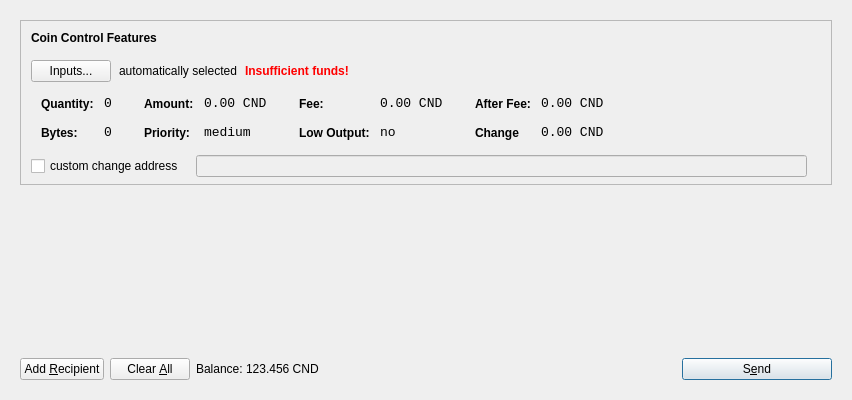
<?xml version="1.0" encoding="UTF-8"?>
<ui version="4.0">
 <class>SendCoinsDialog</class>
 <widget class="QDialog" name="SendCoinsDialog">
  <property name="geometry">
   <rect>
    <x>0</x>
    <y>0</y>
    <width>850</width>
    <height>400</height>
   </rect>
  </property>
  <property name="windowTitle">
   <string>Send Coins</string>
  </property>
  <layout class="QVBoxLayout" name="verticalLayout">
   <item>
    <widget class="QFrame" name="frameMain">
     <layout class="QVBoxLayout" name="verticalLayout_3">
      <item>
       <widget class="QFrame" name="frameCoinControl">
        <property name="sizePolicy">
         <sizepolicy hsizetype="Expanding" vsizetype="Expanding">
          <horstretch>0</horstretch>
          <verstretch>0</verstretch>
         </sizepolicy>
        </property>
        <property name="maximumSize">
         <size>
          <width>16777215</width>
          <height>16777215</height>
         </size>
        </property>
        <property name="frameShape">
         <enum>QFrame::StyledPanel</enum>
        </property>
        <property name="frameShadow">
         <enum>QFrame::Sunken</enum>
        </property>
        <layout class="QVBoxLayout" name="verticalLayoutCoinControl2">
         <property name="spacing">
          <number>6</number>
         </property>
         <property name="leftMargin">
          <number>0</number>
         </property>
         <property name="topMargin">
          <number>0</number>
         </property>
         <property name="rightMargin">
          <number>0</number>
         </property>
         <property name="bottomMargin">
          <number>6</number>
         </property>
         <item>
          <layout class="QVBoxLayout" name="verticalLayoutCoinControl" stretch="0,0,0,0,1">
           <property name="spacing">
            <number>0</number>
           </property>
           <property name="leftMargin">
            <number>10</number>
           </property>
           <property name="topMargin">
            <number>10</number>
           </property>
           <item>
            <layout class="QHBoxLayout" name="horizontalLayoutCoinControl1">
             <property name="bottomMargin">
              <number>15</number>
             </property>
             <item>
              <widget class="QLabel" name="labelCoinControlFeatures">
               <property name="sizePolicy">
                <sizepolicy hsizetype="Preferred" vsizetype="Maximum">
                 <horstretch>0</horstretch>
                 <verstretch>0</verstretch>
                </sizepolicy>
               </property>
               <property name="font">
                <font>
                 <weight>75</weight>
                 <bold>true</bold>
                </font>
               </property>
               <property name="styleSheet">
                <string notr="true">font-weight:bold;</string>
               </property>
               <property name="text">
                <string>Coin Control Features</string>
               </property>
              </widget>
             </item>
            </layout>
           </item>
           <item>
            <layout class="QHBoxLayout" name="horizontalLayoutCoinControl2" stretch="0,0,0,0">
             <property name="spacing">
              <number>8</number>
             </property>
             <property name="bottomMargin">
              <number>10</number>
             </property>
             <item>
              <widget class="QPushButton" name="pushButtonCoinControl">
               <property name="styleSheet">
                <string notr="true"/>
               </property>
               <property name="text">
                <string>Inputs...</string>
               </property>
              </widget>
             </item>
             <item>
              <widget class="QLabel" name="labelCoinControlAutomaticallySelected">
               <property name="text">
                <string>automatically selected</string>
               </property>
               <property name="margin">
                <number>5</number>
               </property>
              </widget>
             </item>
             <item>
              <widget class="QLabel" name="labelCoinControlInsuffFunds">
               <property name="font">
                <font>
                 <weight>75</weight>
                 <bold>true</bold>
                </font>
               </property>
               <property name="styleSheet">
                <string notr="true">color:red;font-weight:bold;</string>
               </property>
               <property name="text">
                <string>Insufficient funds!</string>
               </property>
               <property name="margin">
                <number>5</number>
               </property>
              </widget>
             </item>
             <item>
              <spacer name="horizontalSpacerCoinControl">
               <property name="orientation">
                <enum>Qt::Horizontal</enum>
               </property>
               <property name="sizeHint" stdset="0">
                <size>
                 <width>40</width>
                 <height>1</height>
                </size>
               </property>
              </spacer>
             </item>
            </layout>
           </item>
           <item>
            <widget class="QWidget" name="widgetCoinControl" native="true">
             <property name="sizePolicy">
              <sizepolicy hsizetype="Preferred" vsizetype="Preferred">
               <horstretch>0</horstretch>
               <verstretch>0</verstretch>
              </sizepolicy>
             </property>
             <property name="minimumSize">
              <size>
               <width>0</width>
               <height>0</height>
              </size>
             </property>
             <property name="styleSheet">
              <string notr="true"/>
             </property>
             <layout class="QHBoxLayout" name="horizontalLayoutCoinControl5">
              <property name="leftMargin">
               <number>0</number>
              </property>
              <property name="topMargin">
               <number>0</number>
              </property>
              <property name="rightMargin">
               <number>0</number>
              </property>
              <property name="bottomMargin">
               <number>0</number>
              </property>
              <item>
               <layout class="QHBoxLayout" name="horizontalLayoutCoinControl3" stretch="0,0,0,1">
                <property name="spacing">
                 <number>20</number>
                </property>
                <property name="topMargin">
                 <number>0</number>
                </property>
                <property name="bottomMargin">
                 <number>10</number>
                </property>
                <item>
                 <layout class="QFormLayout" name="formLayoutCoinControl1">
                  <property name="horizontalSpacing">
                   <number>10</number>
                  </property>
                  <property name="verticalSpacing">
                   <number>14</number>
                  </property>
                  <property name="leftMargin">
                   <number>10</number>
                  </property>
                  <property name="topMargin">
                   <number>4</number>
                  </property>
                  <property name="rightMargin">
                   <number>6</number>
                  </property>
                  <item row="0" column="0">
                   <widget class="QLabel" name="labelCoinControlQuantityText">
                    <property name="styleSheet">
                     <string notr="true">font-weight:bold;</string>
                    </property>
                    <property name="text">
                     <string>Quantity:</string>
                    </property>
                    <property name="margin">
                     <number>0</number>
                    </property>
                   </widget>
                  </item>
                  <item row="0" column="1">
                   <widget class="QLabel" name="labelCoinControlQuantity">
                    <property name="font">
                     <font>
                      <family>Monospace</family>
                      <pointsize>10</pointsize>
                     </font>
                    </property>
                    <property name="cursor">
                     <cursorShape>IBeamCursor</cursorShape>
                    </property>
                    <property name="contextMenuPolicy">
                     <enum>Qt::ActionsContextMenu</enum>
                    </property>
                    <property name="text">
                     <string>0</string>
                    </property>
                    <property name="margin">
                     <number>0</number>
                    </property>
                    <property name="textInteractionFlags">
                     <set>Qt::LinksAccessibleByMouse|Qt::TextSelectableByKeyboard|Qt::TextSelectableByMouse</set>
                    </property>
                   </widget>
                  </item>
                  <item row="1" column="0">
                   <widget class="QLabel" name="labelCoinControlBytesText">
                    <property name="styleSheet">
                     <string notr="true">font-weight:bold;</string>
                    </property>
                    <property name="text">
                     <string>Bytes:</string>
                    </property>
                   </widget>
                  </item>
                  <item row="1" column="1">
                   <widget class="QLabel" name="labelCoinControlBytes">
                    <property name="font">
                     <font>
                      <family>Monospace</family>
                      <pointsize>10</pointsize>
                     </font>
                    </property>
                    <property name="cursor">
                     <cursorShape>IBeamCursor</cursorShape>
                    </property>
                    <property name="contextMenuPolicy">
                     <enum>Qt::ActionsContextMenu</enum>
                    </property>
                    <property name="text">
                     <string>0</string>
                    </property>
                    <property name="textInteractionFlags">
                     <set>Qt::LinksAccessibleByMouse|Qt::TextSelectableByKeyboard|Qt::TextSelectableByMouse</set>
                    </property>
                   </widget>
                  </item>
                 </layout>
                </item>
                <item>
                 <layout class="QFormLayout" name="formLayoutCoinControl2">
                  <property name="horizontalSpacing">
                   <number>10</number>
                  </property>
                  <property name="verticalSpacing">
                   <number>14</number>
                  </property>
                  <property name="leftMargin">
                   <number>6</number>
                  </property>
                  <property name="topMargin">
                   <number>4</number>
                  </property>
                  <property name="rightMargin">
                   <number>6</number>
                  </property>
                  <item row="0" column="0">
                   <widget class="QLabel" name="labelCoinControlAmountText">
                    <property name="styleSheet">
                     <string notr="true">font-weight:bold;</string>
                    </property>
                    <property name="text">
                     <string>Amount:</string>
                    </property>
                    <property name="margin">
                     <number>0</number>
                    </property>
                   </widget>
                  </item>
                  <item row="0" column="1">
                   <widget class="QLabel" name="labelCoinControlAmount">
                    <property name="font">
                     <font>
                      <family>Monospace</family>
                      <pointsize>10</pointsize>
                     </font>
                    </property>
                    <property name="cursor">
                     <cursorShape>IBeamCursor</cursorShape>
                    </property>
                    <property name="contextMenuPolicy">
                     <enum>Qt::ActionsContextMenu</enum>
                    </property>
                    <property name="text">
                     <string>0.00 CND</string>
                    </property>
                    <property name="textInteractionFlags">
                     <set>Qt::LinksAccessibleByMouse|Qt::TextSelectableByKeyboard|Qt::TextSelectableByMouse</set>
                    </property>
                   </widget>
                  </item>
                  <item row="1" column="0">
                   <widget class="QLabel" name="labelCoinControlPriorityText">
                    <property name="styleSheet">
                     <string notr="true">font-weight:bold;</string>
                    </property>
                    <property name="text">
                     <string>Priority:</string>
                    </property>
                   </widget>
                  </item>
                  <item row="1" column="1">
                   <widget class="QLabel" name="labelCoinControlPriority">
                    <property name="font">
                     <font>
                      <family>Monospace</family>
                      <pointsize>10</pointsize>
                     </font>
                    </property>
                    <property name="cursor">
                     <cursorShape>IBeamCursor</cursorShape>
                    </property>
                    <property name="contextMenuPolicy">
                     <enum>Qt::ActionsContextMenu</enum>
                    </property>
                    <property name="text">
                     <string>medium</string>
                    </property>
                    <property name="textInteractionFlags">
                     <set>Qt::LinksAccessibleByMouse|Qt::TextSelectableByKeyboard|Qt::TextSelectableByMouse</set>
                    </property>
                   </widget>
                  </item>
                 </layout>
                </item>
                <item>
                 <layout class="QFormLayout" name="formLayoutCoinControl3">
                  <property name="horizontalSpacing">
                   <number>10</number>
                  </property>
                  <property name="verticalSpacing">
                   <number>14</number>
                  </property>
                  <property name="leftMargin">
                   <number>6</number>
                  </property>
                  <property name="topMargin">
                   <number>4</number>
                  </property>
                  <property name="rightMargin">
                   <number>6</number>
                  </property>
                  <item row="0" column="0">
                   <widget class="QLabel" name="labelCoinControlFeeText">
                    <property name="styleSheet">
                     <string notr="true">font-weight:bold;</string>
                    </property>
                    <property name="text">
                     <string>Fee:</string>
                    </property>
                    <property name="margin">
                     <number>0</number>
                    </property>
                   </widget>
                  </item>
                  <item row="0" column="1">
                   <widget class="QLabel" name="labelCoinControlFee">
                    <property name="font">
                     <font>
                      <family>Monospace</family>
                      <pointsize>10</pointsize>
                     </font>
                    </property>
                    <property name="cursor">
                     <cursorShape>IBeamCursor</cursorShape>
                    </property>
                    <property name="contextMenuPolicy">
                     <enum>Qt::ActionsContextMenu</enum>
                    </property>
                    <property name="text">
                     <string>0.00 CND</string>
                    </property>
                    <property name="textInteractionFlags">
                     <set>Qt::LinksAccessibleByMouse|Qt::TextSelectableByKeyboard|Qt::TextSelectableByMouse</set>
                    </property>
                   </widget>
                  </item>
                  <item row="1" column="0">
                   <widget class="QLabel" name="labelCoinControlLowOutputText">
                    <property name="styleSheet">
                     <string notr="true">font-weight:bold;</string>
                    </property>
                    <property name="text">
                     <string>Low Output:</string>
                    </property>
                   </widget>
                  </item>
                  <item row="1" column="1">
                   <widget class="QLabel" name="labelCoinControlLowOutput">
                    <property name="font">
                     <font>
                      <family>Monospace</family>
                      <pointsize>10</pointsize>
                     </font>
                    </property>
                    <property name="cursor">
                     <cursorShape>IBeamCursor</cursorShape>
                    </property>
                    <property name="contextMenuPolicy">
                     <enum>Qt::ActionsContextMenu</enum>
                    </property>
                    <property name="text">
                     <string>no</string>
                    </property>
                    <property name="textInteractionFlags">
                     <set>Qt::LinksAccessibleByMouse|Qt::TextSelectableByKeyboard|Qt::TextSelectableByMouse</set>
                    </property>
                   </widget>
                  </item>
                 </layout>
                </item>
                <item>
                 <layout class="QFormLayout" name="formLayoutCoinControl4">
                  <property name="horizontalSpacing">
                   <number>10</number>
                  </property>
                  <property name="verticalSpacing">
                   <number>14</number>
                  </property>
                  <property name="leftMargin">
                   <number>6</number>
                  </property>
                  <property name="topMargin">
                   <number>4</number>
                  </property>
                  <property name="rightMargin">
                   <number>6</number>
                  </property>
                  <item row="0" column="0">
                   <widget class="QLabel" name="labelCoinControlAfterFeeText">
                    <property name="styleSheet">
                     <string notr="true">font-weight:bold;</string>
                    </property>
                    <property name="text">
                     <string>After Fee:</string>
                    </property>
                    <property name="margin">
                     <number>0</number>
                    </property>
                   </widget>
                  </item>
                  <item row="0" column="1">
                   <widget class="QLabel" name="labelCoinControlAfterFee">
                    <property name="font">
                     <font>
                      <family>Monospace</family>
                      <pointsize>10</pointsize>
                     </font>
                    </property>
                    <property name="cursor">
                     <cursorShape>IBeamCursor</cursorShape>
                    </property>
                    <property name="contextMenuPolicy">
                     <enum>Qt::ActionsContextMenu</enum>
                    </property>
                    <property name="text">
                     <string>0.00 CND</string>
                    </property>
                    <property name="textInteractionFlags">
                     <set>Qt::LinksAccessibleByMouse|Qt::TextSelectableByKeyboard|Qt::TextSelectableByMouse</set>
                    </property>
                   </widget>
                  </item>
                  <item row="1" column="0">
                   <widget class="QLabel" name="labelCoinControlChangeText">
                    <property name="styleSheet">
                     <string notr="true">font-weight:bold;</string>
                    </property>
                    <property name="text">
                     <string>Change</string>
                    </property>
                   </widget>
                  </item>
                  <item row="1" column="1">
                   <widget class="QLabel" name="labelCoinControlChange">
                    <property name="font">
                     <font>
                      <family>Monospace</family>
                      <pointsize>10</pointsize>
                     </font>
                    </property>
                    <property name="cursor">
                     <cursorShape>IBeamCursor</cursorShape>
                    </property>
                    <property name="contextMenuPolicy">
                     <enum>Qt::ActionsContextMenu</enum>
                    </property>
                    <property name="text">
                     <string>0.00 CND</string>
                    </property>
                    <property name="textInteractionFlags">
                     <set>Qt::LinksAccessibleByMouse|Qt::TextSelectableByKeyboard|Qt::TextSelectableByMouse</set>
                    </property>
                   </widget>
                  </item>
                 </layout>
                </item>
               </layout>
              </item>
             </layout>
            </widget>
           </item>
           <item>
            <layout class="QHBoxLayout" name="horizontalLayoutCoinControl4" stretch="0,0,0">
             <property name="spacing">
              <number>12</number>
             </property>
             <property name="sizeConstraint">
              <enum>QLayout::SetDefaultConstraint</enum>
             </property>
             <property name="topMargin">
              <number>5</number>
             </property>
             <property name="rightMargin">
              <number>5</number>
             </property>
             <item>
              <widget class="QCheckBox" name="checkBoxCoinControlChange">
               <property name="text">
                <string>custom change address</string>
               </property>
              </widget>
             </item>
             <item>
              <widget class="QLineEdit" name="lineEditCoinControlChange">
               <property name="enabled">
                <bool>false</bool>
               </property>
               <property name="sizePolicy">
                <sizepolicy hsizetype="Expanding" vsizetype="Fixed">
                 <horstretch>0</horstretch>
                 <verstretch>0</verstretch>
                </sizepolicy>
               </property>
              </widget>
             </item>
             <item>
              <widget class="QLabel" name="labelCoinControlChangeLabel">
               <property name="sizePolicy">
                <sizepolicy hsizetype="Preferred" vsizetype="Expanding">
                 <horstretch>0</horstretch>
                 <verstretch>0</verstretch>
                </sizepolicy>
               </property>
               <property name="minimumSize">
                <size>
                 <width>0</width>
                 <height>0</height>
                </size>
               </property>
               <property name="text">
                <string/>
               </property>
               <property name="margin">
                <number>3</number>
               </property>
              </widget>
             </item>
            </layout>
           </item>
           <item>
            <spacer name="verticalSpacerCoinControl">
             <property name="orientation">
              <enum>Qt::Vertical</enum>
             </property>
             <property name="sizeHint" stdset="0">
              <size>
               <width>800</width>
               <height>1</height>
              </size>
             </property>
            </spacer>
           </item>
          </layout>
         </item>
        </layout>
       </widget>
      </item>
      <item>
       <widget class="QScrollArea" name="scrollArea">
        <property name="frameShape">
         <enum>QFrame::NoFrame</enum>
        </property>
        <property name="widgetResizable">
         <bool>true</bool>
        </property>
        <widget class="QWidget" name="scrollAreaWidgetContents">
         <property name="geometry">
          <rect>
           <x>0</x>
           <y>0</y>
           <width>813</width>
           <height>148</height>
          </rect>
         </property>
         <layout class="QVBoxLayout" name="verticalLayout_2">
          <property name="leftMargin">
           <number>0</number>
          </property>
          <property name="topMargin">
           <number>0</number>
          </property>
          <property name="rightMargin">
           <number>0</number>
          </property>
          <property name="bottomMargin">
           <number>0</number>
          </property>
          <item>
           <layout class="QVBoxLayout" name="entries">
            <property name="spacing">
             <number>6</number>
            </property>
           </layout>
          </item>
          <item>
           <spacer name="verticalSpacer">
            <property name="orientation">
             <enum>Qt::Vertical</enum>
            </property>
            <property name="sizeHint" stdset="0">
             <size>
              <width>20</width>
              <height>40</height>
             </size>
            </property>
           </spacer>
          </item>
         </layout>
        </widget>
       </widget>
      </item>
      <item>
       <layout class="QHBoxLayout" name="horizontalLayout">
        <item>
         <widget class="QPushButton" name="addButton">
          <property name="toolTip">
           <string>Send to multiple recipients at once</string>
          </property>
          <property name="text">
           <string>Add &amp;Recipient</string>
          </property>
          <property name="icon">
           <iconset resource="../cannabisdarkcoin.qrc">
            <normaloff>:/icons/add</normaloff>:/icons/add</iconset>
          </property>
          <property name="autoDefault">
           <bool>false</bool>
          </property>
         </widget>
        </item>
        <item>
         <widget class="QPushButton" name="clearButton">
          <property name="sizePolicy">
           <sizepolicy hsizetype="Minimum" vsizetype="Fixed">
            <horstretch>0</horstretch>
            <verstretch>0</verstretch>
           </sizepolicy>
          </property>
          <property name="toolTip">
           <string>Remove all transaction fields</string>
          </property>
          <property name="text">
           <string>Clear &amp;All</string>
          </property>
          <property name="icon">
           <iconset resource="../cannabisdarkcoin.qrc">
            <normaloff>:/icons/remove</normaloff>:/icons/remove</iconset>
          </property>
          <property name="autoRepeatDelay">
           <number>300</number>
          </property>
          <property name="autoDefault">
           <bool>false</bool>
          </property>
         </widget>
        </item>
        <item>
         <layout class="QHBoxLayout" name="horizontalLayout_2">
          <property name="spacing">
           <number>3</number>
          </property>
          <item>
           <widget class="QLabel" name="label">
            <property name="sizePolicy">
             <sizepolicy hsizetype="Preferred" vsizetype="Fixed">
              <horstretch>0</horstretch>
              <verstretch>0</verstretch>
             </sizepolicy>
            </property>
            <property name="text">
             <string>Balance:</string>
            </property>
           </widget>
          </item>
          <item>
           <widget class="QLabel" name="labelBalance">
            <property name="sizePolicy">
             <sizepolicy hsizetype="Preferred" vsizetype="Fixed">
              <horstretch>0</horstretch>
              <verstretch>0</verstretch>
             </sizepolicy>
            </property>
            <property name="cursor">
             <cursorShape>IBeamCursor</cursorShape>
            </property>
            <property name="text">
             <string>123.456 CND</string>
            </property>
            <property name="textInteractionFlags">
             <set>Qt::LinksAccessibleByMouse|Qt::TextSelectableByKeyboard|Qt::TextSelectableByMouse</set>
            </property>
           </widget>
          </item>
         </layout>
        </item>
        <item>
         <spacer name="horizontalSpacer">
          <property name="orientation">
           <enum>Qt::Horizontal</enum>
          </property>
          <property name="sizeHint" stdset="0">
           <size>
            <width>40</width>
            <height>20</height>
           </size>
          </property>
         </spacer>
        </item>
        <item>
         <widget class="QPushButton" name="sendButton">
          <property name="minimumSize">
           <size>
            <width>150</width>
            <height>0</height>
           </size>
          </property>
          <property name="toolTip">
           <string>Confirm the send action</string>
          </property>
          <property name="text">
           <string>S&amp;end</string>
          </property>
          <property name="icon">
           <iconset resource="../cannabisdarkcoin.qrc">
            <normaloff>:/icons/send</normaloff>:/icons/send</iconset>
          </property>
          <property name="default">
           <bool>true</bool>
          </property>
         </widget>
        </item>
       </layout>
      </item>
     </layout>
     <zorder>scrollArea</zorder>
     <zorder>frameCoinControl</zorder>
     <zorder></zorder>
    </widget>
   </item>
  </layout>
 </widget>
 <resources>
  <include location="../cannabisdarkcoin.qrc"/>
 </resources>
 <connections/>
</ui>
